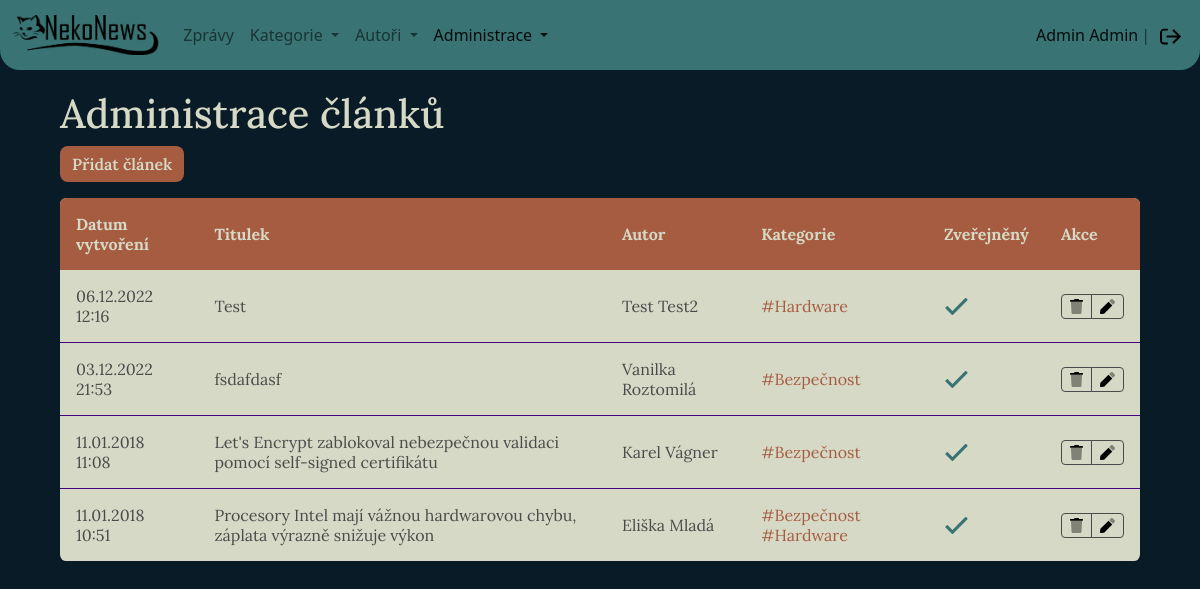
Screenshot of /admin/articles.php (signed in) with the database file from the repository.
### tables this page shows
CREATE TABLE `article` (
                           `id` int(10) UNSIGNED NOT NULL,
                           `author_id` int(11) NOT NULL,
                           `title` varchar(150) NOT NULL,
                           `perex` text NOT NULL,
                           `text` text NOT NULL,
                           `created_at` timestamp NOT NULL DEFAULT current_timestamp(),
                           `image` varchar(500) DEFAULT NULL,
                           `published` tinyint(1) NOT NULL DEFAULT 0
);

CREATE TABLE `author` (
                          `id` int(11) NOT NULL,
                          `name` varchar(20) NOT NULL,
                          `surname` varchar(50) DEFAULT NULL,
                          `profile_photo` varchar(500) NOT NULL
);

### model/BaseRepository.php (called while the page is built, shortened)
<?php
abstract class BaseRepository
{
    public function __construct(Database $db)
    {
        $this->dbConn = $db;
    }
}

### model/ArticleRepository.php (called while the page is built, shortened)
<?php
class ArticleRepository extends BaseRepository
{
    public function getAllArticles()
    {
        $query = '
            SELECT
                ar.id as article_id,
                ar.title as title,
                ar.created_at as date,
                ar.published as published,
                au.name as author_name,
                au.surname as author_surname
            FROM article ar
                LEFT JOIN author au ON au.id = ar.author_id
            ORDER BY created_at DESC
        ';
        return $this->dbConn->selectAll($query);
    }
}

### model/Database.php (called while the page is built, shortened)
<?php
class Database
{
    private $conn;
    public function __construct()
    {
        $this->conn = new PDO('mysql:host=' . self::HOST . ';dbname=' . self::DBNAME,
            self::USER,
            self::PASS, [
                PDO::ATTR_ERRMODE => PDO::ERRMODE_EXCEPTION
            ]);
        $this->conn->query('SET NAMES utf8');
    }
    public function selectAll($sql, $params = [])
    {
        $stmt = $this->execute($sql, $params);
        return $stmt->fetchAll(PDO::FETCH_ASSOC);
    }
    protected function execute($sql, $params)
    {
        $stmt = $this->conn->prepare($sql);
        $stmt->execute($params);
        return $stmt;
    }
}

### admin/articles.php (the view, shortened to what this page needs)
<?php
require_once '../tools/Tools.php';
$db = new Database();
$categoryRepo = new CategoryRepository($db);
$articleRepo = new ArticleRepository($db);
$tool = new Tools();
$tableData = $articleRepo->getAllArticles();
?>
<html lang="cs">
<head>
    <?php $tool->importBootstrap(); ?>
    <link rel="stylesheet" href="../source/styles/rwd-table.css">
    <link rel="stylesheet" href="../source/styles/style.css">
</head>
<body>
<?php
require_once '../source/pages/navbar.php';
?>
<main id="article-admin-table">
    <section class="page-header white-font">
        <h1>Administrace článků</h1>
        <a href="article-editor.php?id=0">
            <button type="button" class="btn btn-bd-primary">Přidat článek</button>
        </a>
    </section>
    <div class="table-container ">
        <table class="rwd-table .article-admin-table">
            <tr>
                <th>Datum vytvoření</th>
                <th>Titulek</th>
                <th>Autor</th>
                <th>Kategorie</th>
                <th>Zveřejněný</th>
                <th>Akce</th>
            </tr>
            <?php foreach ($tableData as $row) { ?>
                <tr>
                    <td data-th="Dat. vytvoř."><?= $tool->convertDate($row['date']) ?></td>
                    <td data-th="Název"><?= $row['title'] ?></td>
                    <td data-th="Autor"><?= $row['author_name'] ?> <?= $row['author_surname'] ?></td>
                    <td data-th="Kategorie"><?= $categoryRepo->writeCategories($row['article_id']) ?></td>
                    <td data-th="Zveřejněný">
                        <?php if ($row['published']) { ?>
                            <img src="../source/icons/check.svg" alt="ano" height="25">
                        <?php } else { ?>
                            <img src="../source/icons/times.svg" alt="ne" height="30">
                        <?php } ?>
                    </td>
                    <td data-th="Akce" class="action-column">
                        <div class="btn-group btn-group-sm table-edit-buttons" role="group"
                             aria-label="Small button group">
                            <a href="delete.php?from=articles&id=<?= $row['article_id'] ?>"
                               type="button" class="btn btn-outline-dark btn-delete">
                                <img src="../source/icons/trash.svg" alt="smazat" class="table-icon">
                            </a>
                            <a href="article-editor.php?id=<?= $row['article_id'] ?>" type="button"
                               class="btn btn-outline-dark btn-edit ">
                                <img src="../source/icons/pen.svg" alt="upravit" class="table-icon">
                            </a>
                        </div>
                    </td>
                </tr>
            <?php } ?>
        </table>
    </div>
</main>
</html>

### model/CategoryRepository.php (shortened to what this page needs)
<?php
class CategoryRepository extends BaseRepository
{
    public function getCategoriesForArticle($articleId)
    {
        $query = '
            SELECT
                ca.id AS category_id,
                ca.name AS category_name
            FROM article_category ac
                INNER JOIN article ar ON ar.id = ac.article_id
                INNER JOIN category ca ON ca.id = ac.category_id
            WHERE ar.id = :articleId;
        ';
        $data = [
            ':articleId' => $articleId,
        ];
        return $this->dbConn->selectAll($query, $data);
    }
    public function writeCategories($articleId)
    {
        $categories = $this->getCategoriesForArticle($articleId);
        $string = '';
        foreach ($categories as $category) {
            $string .= '<a href="../category/articles.php?category_id=' . $category['category_id'] . '">#' . $category['category_name'] . ' </a>';
        }
        return $string;
    }
    public function getLastFiveCategories()
    {
        $query = '
            SELECT DISTINCT *
            FROM
            (
            SELECT
                    ca.id as category_id,
                    ca.name as category_name
                FROM article ar
                    INNER JOIN article_category ac ON ac.article_id = ar.id
                    INNER JOIN category ca ON ca.id = ac.category_id
                ORDER BY ar.created_at DESC
                LIMIT 5
            ) AS a
        ';
        return $this->dbConn->selectAll($query);
    }
}

### source/styles/rwd-table.css (style rules this page uses)
.table-container { display: flex; justify-content: center; }
.rwd-table { margin: 1em 0; min-width: 300px; width: 100%; }
.rwd-table tr { border-bottom: 1px solid #ddd; }
.rwd-table tr:first-child { border: none; }
.rwd-table tr:last-child { border-bottom: none; }
.rwd-table th { display: none; }
.rwd-table td { display: block; }
.rwd-table td:first-child { padding-top: .5em; }
.rwd-table td:last-child { padding-bottom: .5em; }
.rwd-table td:before { content: attr(data-th) ": "; font-weight: bold; width: 6.5em; display: inline-block; }
@media (min-width: 700px) { .rwd-table td:before { display: none; } }
.rwd-table th, .rwd-table td { text-align: left; }
@media (min-width: 700px) { .rwd-table th, .rwd-table td { display: table-cell; padding: .25em .5em; } }
@media (min-width: 700px) { .rwd-table th:first-child, .rwd-table td:first-child { padding-left: 0; } }
@media (min-width: 700px) { .rwd-table th:last-child, .rwd-table td:last-child { padding-right: 0; } }
.rwd-table { background: var(--secondary-font); color: var(--primary-font); border-radius: .4em; overflow: hidden; }
.rwd-table tr { border-color: #47007f; }
.rwd-table th, .rwd-table td { margin: .5em 1em; }
@media (min-width: 700px) { .rwd-table th, .rwd-table td { padding: 1em !important; } }
.rwd-table th, .rwd-table td:before { color: var(--primary-additional); }
.rwd-table th { background-color: var(--primary-additional); color: var(--secondary-font); }

### source/styles/style.css (style rules this page uses)
* { --primary-background: #081B26; --secondary-background: #397373; --primary-font: #4B4B4B; --secondary-font: #D6D9C5; --primary-additional: #A65C41; --secondary-aditional: #8C2C23; }
body { background-color: var(--primary-background); color: var(--primary-font); }
main { font-family: Lora, serif; }
.white-font { color: var(--secondary-font); }
a { outline: none; color: var(--secondary-aditional); }
body { margin: 0; }
main { margin: 25px; }
.table-icon { height: 15px; }
.action-column { width: 50px; }
.btn-outline-dark { border-color: var(--primary-font); }
td a { color: var(--primary-additional); text-decoration: none; }
@media screen and (min-width: 1024px) { main { max-width: 1024px; margin: 20px auto; } }
@media screen and (min-width: 1024px) { #article-admin-table { max-width: none; margin: 20px 5vw; } }

### rows the page displays
article: created_at "06.12.2022 12:16", title "Test", author.name "Test", author.surname "Test2", category_name "Hardware", published 1 (drawn)
article: created_at "03.12.2022 21:53", title "fsdafdasf", author.name "Vanilka", author.surname "Roztomilá", category_name "Bezpečnost", published 1 (drawn)
article: created_at "11.01.2018 11:08", title "Let's Encrypt zablokoval nebezpečnou validaci pomocí self-signed certifikátu", author.name "Karel", author.surname "Vágner", category_name "Bezpečnost", published 1 (drawn)
article: created_at "11.01.2018 10:51", title "Procesory Intel mají vážnou hardwarovou chybu, záplata výrazně snižuje výkon", author.name "Eliška", author.surname "Mladá", category_name "Bezpečnost", category_name "Hardware", published 1 (drawn)

### other values shown
$_SESSION['user']['name'] "Admin"
$_SESSION['user']['surname'] "Admin"
